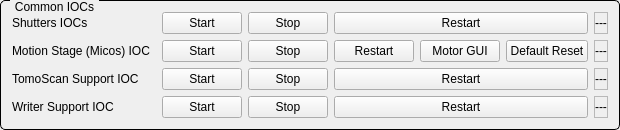
       <widget class="QGroupBox" name="commonIOCsGB">
        <property name="styleSheet">
         <string notr="true">QGroupBox {
  border: 1px solid black;
  border-radius: 5px;
  margin-top: 0.5em;
}

QGroupBox::title {
    subcontrol-origin: margin;
    left: 10px;
    padding: 0 3px 0 3px;
}
</string>
        </property>
        <property name="title">
         <string>Common IOCs</string>
        </property>
        <layout class="QGridLayout" name="gridLayout_5">
         <item row="0" column="0">
          <layout class="QGridLayout" name="commonIOCsLAyout">
           <item row="3" column="0">
            <widget class="QLabel" name="writerSupportIOC">
             <property name="text">
              <string>Writer Support IOC</string>
             </property>
            </widget>
           </item>
           <item row="1" column="3">
            <widget class="QPushButton" name="motorIOCStop">
             <property name="cursor">
              <cursorShape>PointingHandCursor</cursorShape>
             </property>
             <property name="text">
              <string>Stop</string>
             </property>
            </widget>
           </item>
           <item row="1" column="7">
            <widget class="QLabel" name="motorIOCSts">
             <property name="cursor">
              <cursorShape>IBeamCursor</cursorShape>
             </property>
             <property name="frameShape">
              <enum>QFrame::StyledPanel</enum>
             </property>
             <property name="text">
              <string>---</string>
             </property>
             <property name="alignment">
              <set>Qt::AlignCenter</set>
             </property>
            </widget>
           </item>
           <item row="3" column="1">
            <widget class="QESimpleShape" name="writerSupportIOCInd">
             <property name="colour0" stdset="0">
              <color>
               <red>5</red>
               <green>240</green>
               <blue>5</blue>
              </color>
             </property>
             <property name="colour2" stdset="0">
              <color>
               <red>252</red>
               <green>233</green>
               <blue>79</blue>
              </color>
             </property>
             <property name="colour3" stdset="0">
              <color>
               <red>252</red>
               <green>233</green>
               <blue>79</blue>
              </color>
             </property>
             <property name="variable" stdset="0">
              <string>BEATS:WRITER:NumSaved</string>
             </property>
            </widget>
           </item>
           <item row="3" column="3">
            <widget class="QPushButton" name="writerSupportIOCStop">
             <property name="cursor">
              <cursorShape>PointingHandCursor</cursorShape>
             </property>
             <property name="text">
              <string>Stop</string>
             </property>
            </widget>
           </item>
           <item row="2" column="7">
            <widget class="QLabel" name="tomoScanSupportIOCSts">
             <property name="cursor">
              <cursorShape>IBeamCursor</cursorShape>
             </property>
             <property name="frameShape">
              <enum>QFrame::StyledPanel</enum>
             </property>
             <property name="text">
              <string>---</string>
             </property>
             <property name="alignment">
              <set>Qt::AlignCenter</set>
             </property>
            </widget>
           </item>
           <item row="3" column="7">
            <widget class="QLabel" name="writerSupportIOCSts">
             <property name="cursor">
              <cursorShape>IBeamCursor</cursorShape>
             </property>
             <property name="frameShape">
              <enum>QFrame::StyledPanel</enum>
             </property>
             <property name="text">
              <string>---</string>
             </property>
             <property name="alignment">
              <set>Qt::AlignCenter</set>
             </property>
            </widget>
           </item>
           <item row="3" column="2">
            <widget class="QPushButton" name="writerSupportIOCStart">
             <property name="cursor">
              <cursorShape>PointingHandCursor</cursorShape>
             </property>
             <property name="text">
              <string>Start</string>
             </property>
            </widget>
           </item>
           <item row="0" column="0">
            <widget class="QLabel" name="shutterIOC">
             <property name="text">
              <string>Shutters IOCs</string>
             </property>
            </widget>
           </item>
           <item row="2" column="3">
            <widget class="QPushButton" name="tomoScanSupportIOCStop">
             <property name="cursor">
              <cursorShape>PointingHandCursor</cursorShape>
             </property>
             <property name="text">
              <string>Stop</string>
             </property>
            </widget>
           </item>
           <item row="2" column="1">
            <widget class="QESimpleShape" name="tomoScanSupportIOCInd">
             <property name="colour2" stdset="0">
              <color>
               <red>252</red>
               <green>233</green>
               <blue>79</blue>
              </color>
             </property>
             <property name="colour3" stdset="0">
              <color>
               <red>252</red>
               <green>233</green>
               <blue>79</blue>
              </color>
             </property>
             <property name="variable" stdset="0">
              <string>PA:BEATS:STA_A_FES_OPEN_PL</string>
             </property>
             <property name="variableSubstitutions" stdset="0">
              <string/>
             </property>
            </widget>
           </item>
           <item row="1" column="1">
            <widget class="QESimpleShape" name="motorIOCInd">
             <property name="colour0" stdset="0">
              <color>
               <red>20</red>
               <green>60</green>
               <blue>20</blue>
              </color>
             </property>
             <property name="colour2" stdset="0">
              <color>
               <red>252</red>
               <green>233</green>
               <blue>79</blue>
              </color>
             </property>
             <property name="colour3" stdset="0">
              <color>
               <red>252</red>
               <green>233</green>
               <blue>79</blue>
              </color>
             </property>
             <property name="variable" stdset="0">
              <string>I10-EH-MO-MICOS:m1</string>
             </property>
            </widget>
           </item>
           <item row="0" column="2">
            <widget class="QPushButton" name="shutterIOCStart">
             <property name="cursor">
              <cursorShape>PointingHandCursor</cursorShape>
             </property>
             <property name="text">
              <string>Start</string>
             </property>
            </widget>
           </item>
           <item row="1" column="0">
            <widget class="QLabel" name="motorIOC">
             <property name="text">
              <string>Motion Stage (Micos) IOC</string>
             </property>
            </widget>
           </item>
           <item row="1" column="5">
            <widget class="QPushButton" name="motorGUI">
             <property name="cursor">
              <cursorShape>PointingHandCursor</cursorShape>
             </property>
             <property name="text">
              <string>Motor GUI</string>
             </property>
            </widget>
           </item>
           <item row="0" column="1">
            <widget class="QSimpleShape" name="shutterIOCInd"/>
           </item>
           <item row="0" column="7">
            <widget class="QLabel" name="shutterIOCSts">
             <property name="cursor">
              <cursorShape>IBeamCursor</cursorShape>
             </property>
             <property name="frameShape">
              <enum>QFrame::StyledPanel</enum>
             </property>
             <property name="text">
              <string>---</string>
             </property>
             <property name="alignment">
              <set>Qt::AlignCenter</set>
             </property>
            </widget>
           </item>
           <item row="2" column="2">
            <widget class="QPushButton" name="tomoScanSupportIOCStart">
             <property name="cursor">
              <cursorShape>PointingHandCursor</cursorShape>
             </property>
             <property name="text">
              <string>Start</string>
             </property>
            </widget>
           </item>
           <item row="1" column="2">
            <widget class="QPushButton" name="motorIOCStart">
             <property name="cursor">
              <cursorShape>PointingHandCursor</cursorShape>
             </property>
             <property name="text">
              <string>Start</string>
             </property>
            </widget>
           </item>
           <item row="0" column="3">
            <widget class="QPushButton" name="shutterIOCStop">
             <property name="cursor">
              <cursorShape>PointingHandCursor</cursorShape>
             </property>
             <property name="text">
              <string>Stop</string>
             </property>
            </widget>
           </item>
           <item row="1" column="4">
            <widget class="QPushButton" name="motorIOCRestart">
             <property name="cursor">
              <cursorShape>PointingHandCursor</cursorShape>
             </property>
             <property name="text">
              <string>Restart</string>
             </property>
            </widget>
           </item>
           <item row="2" column="0">
            <widget class="QLabel" name="tomoScanSupportIOC">
             <property name="text">
              <string>TomoScan Support IOC</string>
             </property>
            </widget>
           </item>
           <item row="1" column="6">
            <widget class="QPushButton" name="motroReset">
             <property name="text">
              <string>Default Reset</string>
             </property>
            </widget>
           </item>
           <item row="0" column="4" colspan="3">
            <widget class="QPushButton" name="shutterIOCRestart">
             <property name="cursor">
              <cursorShape>PointingHandCursor</cursorShape>
             </property>
             <property name="text">
              <string>Restart</string>
             </property>
            </widget>
           </item>
           <item row="2" column="4" colspan="3">
            <widget class="QPushButton" name="tomoScanSupportIOCRestart">
             <property name="cursor">
              <cursorShape>PointingHandCursor</cursorShape>
             </property>
             <property name="text">
              <string>Restart</string>
             </property>
            </widget>
           </item>
           <item row="3" column="4" colspan="3">
            <widget class="QPushButton" name="writerSupportIOCRestart">
             <property name="cursor">
              <cursorShape>PointingHandCursor</cursorShape>
             </property>
             <property name="text">
              <string>Restart</string>
             </property>
            </widget>
           </item>
          </layout>
         </item>
        </layout>
       </widget>
